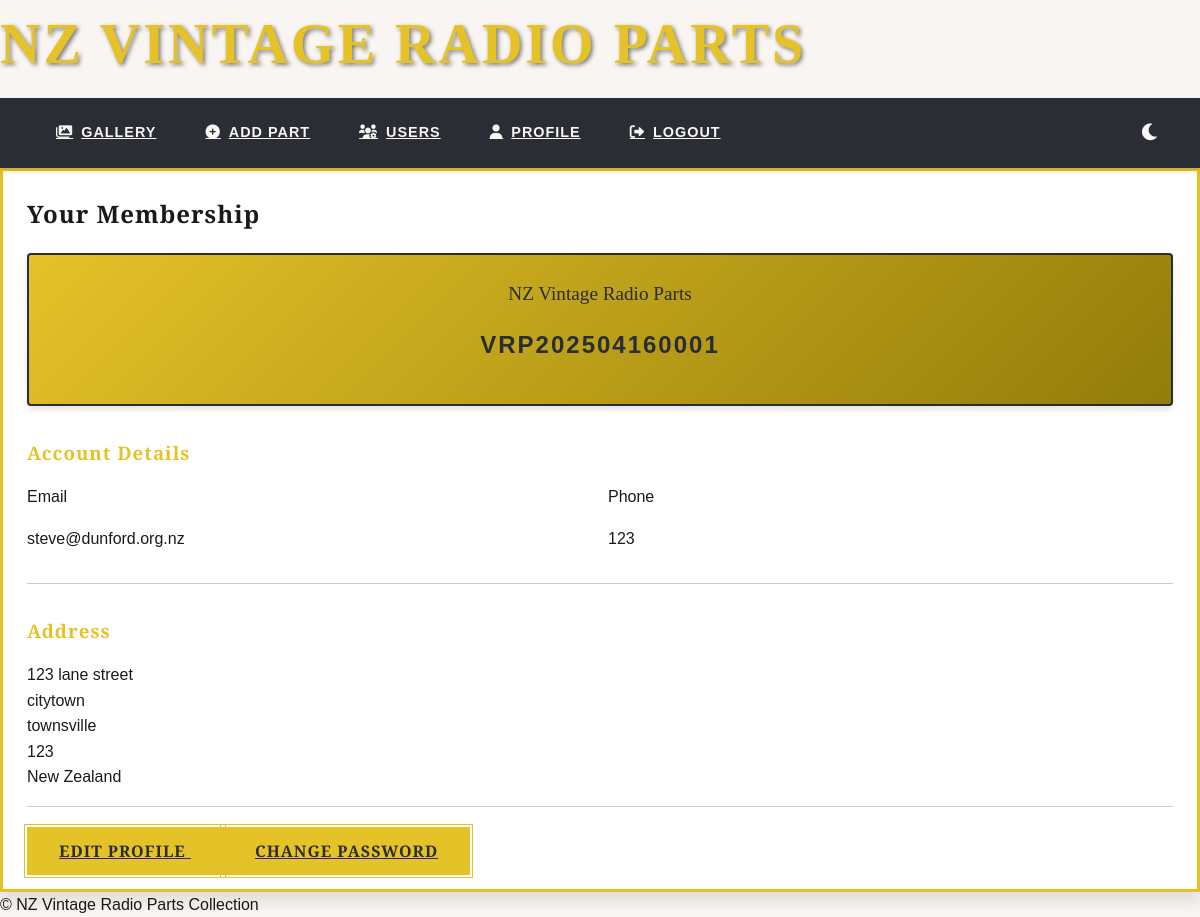
The page /auth/profile (signed in) on the database its author committed.
### app/models.py (models this page shows, shortened)
class User(UserMixin, db.Model):
    __tablename__ = 'User'
    id = db.Column(db.Integer, primary_key=True)
    username = db.Column(db.String(80), unique=True, nullable=False)
    email = db.Column(db.String(120), unique=True, nullable=False)
    password_hash = db.Column(db.String(128))
    role = db.Column(db.String(20), default='user')  # 'user', 'admin', 'superadmin'
    active = db.Column(db.Boolean, default=True)
    membership_number = db.Column(db.Integer, unique=True)
    last_login = db.Column(db.DateTime)
    first_name = db.Column(db.String(50))
    last_name = db.Column(db.String(50))
    phone = db.Column(db.String(20))
    address_line1 = db.Column(db.String(100))
    address_line2 = db.Column(db.String(100))
    city = db.Column(db.String(50))
    postcode = db.Column(db.String(20))
    country = db.Column(db.String(50))
    orders = db.relationship('Order', back_populates='user', lazy='dynamic')
    @property
    def is_admin(self):
        return self.role in ['admin', 'superadmin']

### app/blueprints/auth.py (the view)
@bp.route('/profile')
@login_required
def profile():
    return render_template('profile.html', user=current_user)

### app/templates/profile.html (shortened to what this page needs)
{% extends 'layout.html' %}
{% block content %}
<div class="art-deco-card">
    <h2>Your Membership</h2>
    <div class="member-badge">
        <div class="badge-header">NZ Vintage Radio Parts</div>
        <div class="member-number">{{ user.membership_number }}</div>
    </div>
    <div class="profile-section">
        <h3>Account Details</h3>
        <div class="form-row">
            <div class="form-group">
                <label>Email</label>
                <p>{{ user.email }}</p>
            </div>
            <div class="form-group">
                <label>Phone</label>
                <p>{{ user.phone }}</p>
            </div>
        </div>
    </div>
    <div class="profile-section">
        <h3>Address</h3>
        <address>
            {{ user.address_line1 }}<br>
            {% if user.address_line2 %}{{ user.address_line2 }}<br>{% endif %}
            {{ user.city }}<br>
            {{ user.postcode }}<br>
            {{ user.country }}
        </address>
    </div>
    <div class="form-footer">
        <a href="{{ url_for('auth.edit_profile') }}" class="vintage-button">
            <span class="button-text">Edit Profile</span>
        </a>
        <a href="{{ url_for('auth.change_password') }}" class="vintage-button">
            <span class="button-text">Change Password</span>
        </a>
    </div>
</div>
{% endblock %}

### app/static/css/style.css (style rules this page uses)
:root { --primary: #e6c229; --secondary: #2a2d34; --sorta-dark: #817b57; --accent: #927d0a; --light: #f8f5f2; --semi-light: #cdc9c6; --dark: #1a1a1a; --success: #4caf50; --warning: #ff9800; --error: #f44336; --bg-color: var(--light); --text-color: var(--dark); --card-bg: white; --nav-bg: var(--secondary); --nav-text: var(--light); --shadow-sm: 0 1px 3px rgba(0, 0, 0, 0.12); --shadow-md: 0 4px 6px rgba(0, 0, 0, 0.1); --shadow-lg: 0 10px 15px rgba(0, 0, 0, 0.1); --shadow-xl: 0 20px 25px rgba(0, 0, 0, 0.1); --shadow-primary: 0 4px 12px rgba(230, 194, 41, 0.2); --font-main: 'Federo', sans-serif; --font-display: 'Playfair Display', serif; --radio-dial: linear-gradient(135deg, transparent 50%, var(--primary) 50%); }
body { font-family: var(--font-main); background: var(--bg-color); color: var(--text-color); line-height: 1.6; margin: 0; position: relative; transition: background-color 0.3s ease, color 0.3s ease; }
body::before { content: ""; position: fixed; top: 0; left: 0; right: 0; height: 8px; z-index: 100; }
h1, h2, h3, h4 { font-family: var(--font-display); margin-top: 0; letter-spacing: 1px; color: var(--text-color); }
.art-deco-card { background: var(--card-bg); border-radius: 0; box-shadow: var(--shadow-lg); padding: 1.5rem; border: 3px solid var(--primary); position: relative; overflow: hidden; transition: transform 0.3s cubic-bezier(0.25, 0.46, 0.45, 0.94), box-shadow 0.3s cubic-bezier(0.25, 0.46, 0.45, 0.94); }
.art-deco-card::after { display: none !important; }
.vintage-button { background: var(--primary); color: var(--secondary); padding: 0.8rem 2rem; border: none; font-family: var(--font-display); font-weight: 700; letter-spacing: 1px; text-transform: uppercase; position: relative; margin-top: 0.8rem; transition: all 0.3s cubic-bezier(0.25, 0.46, 0.45, 0.94); border-radius: 0; }
.vintage-button::before { content: ""; position: absolute; top: -3px; left: -3px; right: -3px; bottom: -3px; border: 1px solid var(--primary); transition: inherit; }
.form-row { display: flex; gap: 1rem; }
.form-group { flex: 1; }
.member-badge { background: linear-gradient(135deg, var(--primary) 0%, var(--accent) 100%); color: var(--secondary); padding: 1.5rem; border-radius: 4px; text-align: center; margin-bottom: 2rem; box-shadow: var(--shadow-md); border: 2px solid var(--secondary); }
.badge-header { font-family: var(--font-display); font-size: 1.2rem; margin-bottom: 0.5rem; }
.member-number { font-size: 1.5rem; font-weight: bold; letter-spacing: 2px; margin: 1rem 0; color: var(--secondary); }
.profile-section { margin-bottom: 2rem; padding-bottom: 1rem; border-bottom: 1px solid var(--semi-light); }
.profile-section h3 { color: var(--primary); margin-bottom: 1rem; }
address { font-style: normal; line-height: 1.6; }

### rows shown on the page
User: membership_number "VRP202504160001", email "steve@dunford.org.nz", phone "123", address_line1 "123 lane street", address_line2 "citytown", city "townsville", postcode "123", country "New Zealand"
